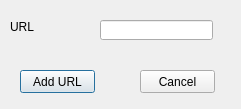
<?xml version="1.0" encoding="UTF-8"?>
<ui version="4.0">
 <class>AddNewURLDislog</class>
 <widget class="QDialog" name="AddNewURLDislog">
  <property name="geometry">
   <rect>
    <x>0</x>
    <y>0</y>
    <width>241</width>
    <height>109</height>
   </rect>
  </property>
  <property name="windowTitle">
   <string>Dialog</string>
  </property>
  <widget class="QPushButton" name="pushButton">
   <property name="geometry">
    <rect>
     <x>20</x>
     <y>70</y>
     <width>75</width>
     <height>23</height>
    </rect>
   </property>
   <property name="text">
    <string>Add URL</string>
   </property>
  </widget>
  <widget class="QPushButton" name="pushButton_2">
   <property name="geometry">
    <rect>
     <x>140</x>
     <y>70</y>
     <width>75</width>
     <height>23</height>
    </rect>
   </property>
   <property name="text">
    <string>Cancel</string>
   </property>
  </widget>
  <widget class="QLineEdit" name="lineEdit">
   <property name="geometry">
    <rect>
     <x>100</x>
     <y>20</y>
     <width>113</width>
     <height>20</height>
    </rect>
   </property>
  </widget>
  <widget class="QLabel" name="label">
   <property name="geometry">
    <rect>
     <x>10</x>
     <y>20</y>
     <width>46</width>
     <height>13</height>
    </rect>
   </property>
   <property name="text">
    <string>URL</string>
   </property>
  </widget>
 </widget>
 <resources/>
 <connections/>
</ui>
